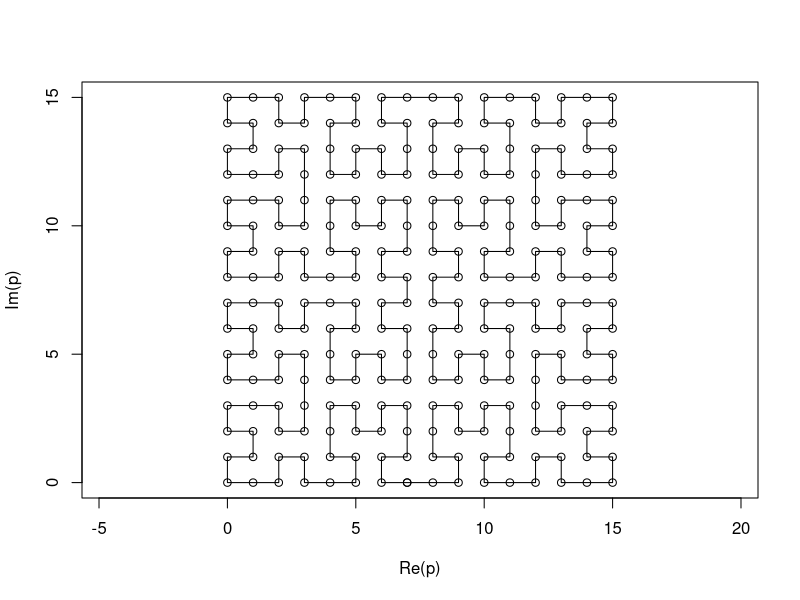
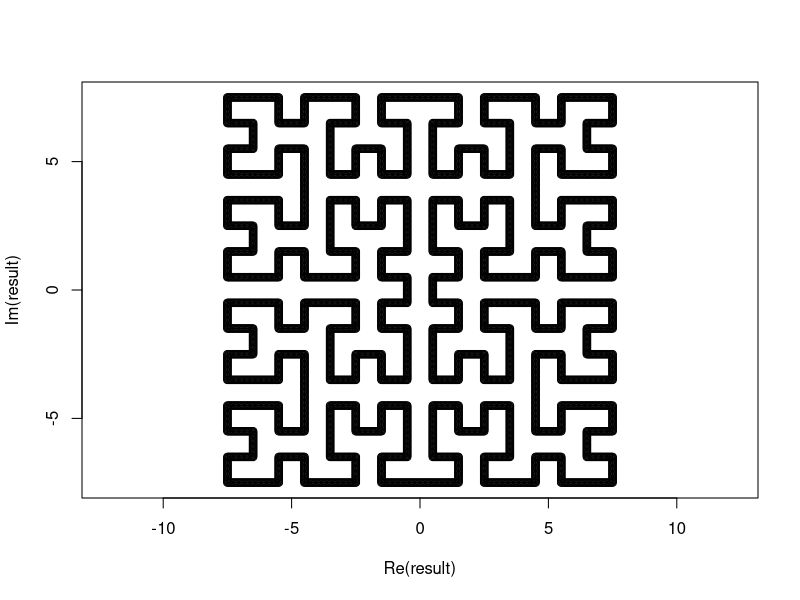
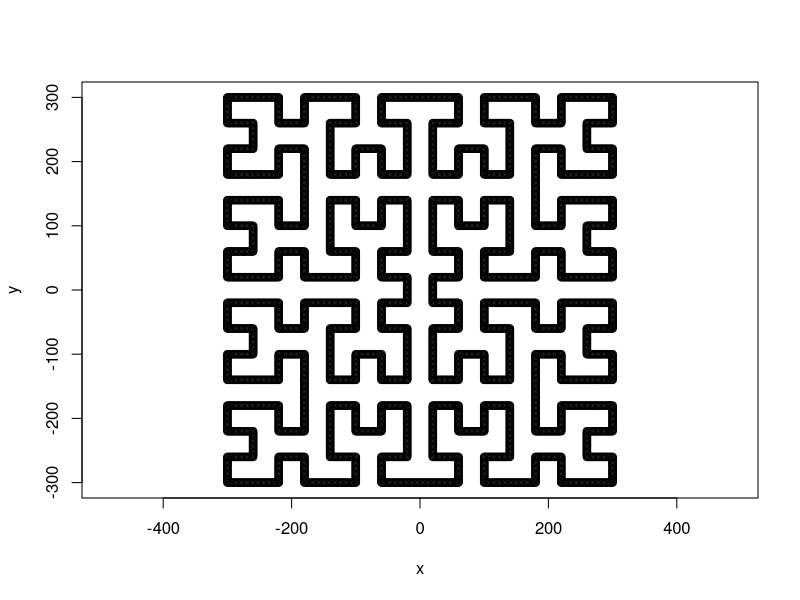

R code for these plots, in order:
# Copyright (C) 2019 Sebastian Henz
#
# This program is free software: you can redistribute it and/or modify
# it under the terms of the GNU General Public License as published by
# the Free Software Foundation, either version 3 of the License, or
# (at your option) any later version.
#
# This program is distributed in the hope that it will be useful,
# but WITHOUT ANY WARRANTY; without even the implied warranty of
# MERCHANTABILITY or FITNESS FOR A PARTICULAR PURPOSE.  See the
# GNU General Public License for more details.
#
# You should have received a copy of the GNU General Public License
# along with this program. If not, see <https://www.gnu.org/licenses/>.

p_str <- "
x,y
7,0
6,0
6,1
7,1
7,2
7,3
6,3
6,2
5,2
5,3
4,3
4,2
4,1
5,1
5,0
4,0
3,0
3,1
2,1
2,0
1,0
0,0
0,1
1,1
1,2
0,2
0,3
1,3
2,3
2,2
3,2
3,3
3,4
3,5
2,5
2,4
1,4
0,4
0,5
1,5
1,6
0,6
0,7
1,7
2,7
2,6
3,6
3,7
4,7
5,7
5,6
4,6
4,5
4,4
5,4
5,5
6,5
6,4
7,4
7,5
7,6
6,6
6,7
7,7
"
p <- read.csv(text = p_str, header = TRUE)
p <- p$x + p$y * 1i
p <- c(p, p + 8i)
p <- c(p, rev(p + (7 - Re(p)) * 2 + 1))
p <- c(p, p[1])
plot(p, type = "o", asp = 1)
# For the rest see H_curve.R


# Interpolate:
n <- 20  # number of points between corners
result <- rep(0+0i, n * (length(p) - 1) + length(p))
for (i in 2:length(p)) {
    new <- seq(p[i-1], p[i], length.out = n+2)
    j <- i + i * n - n
    result[seq(j-n-1, j)] <- new
}
# Remove duplicate:
result <- result[-length(result)]
# Move center to 0+0i:
result <- result - (max(Re(result)) / 2 + (max(Im(result)) / 2) * 1i)
plot(result, type = "o", asp = 1)
length(result)

x <- Re(result)
y <- Im(result)
xy <- cbind(x, y)
xy <- xy * 40
plot(xy, asp = 1)
head(xy)
write.table(xy, "closed_hilbert_curve.txt", row.names = FALSE, col.names = FALSE)
